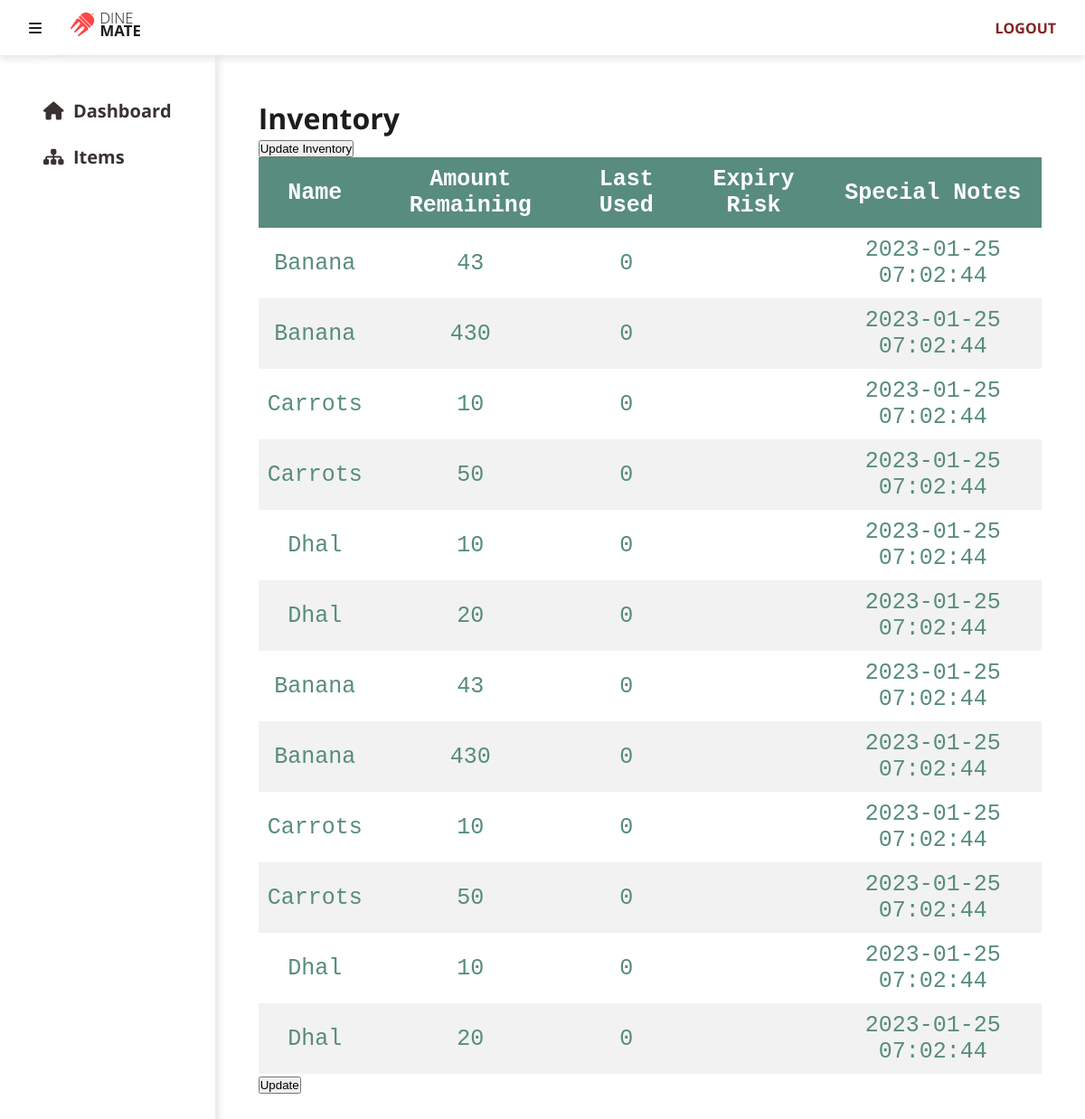
Page /admin/inventory/info on the earlier database version.
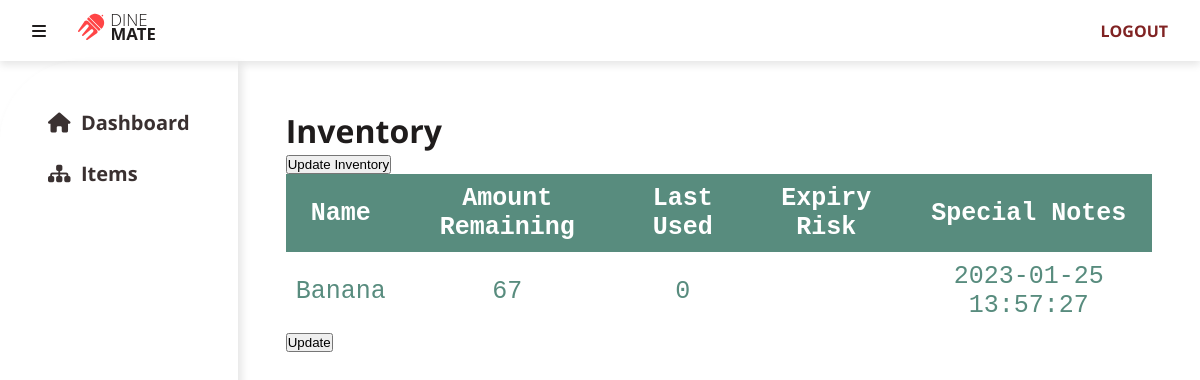
Same page on the later database version.
### tables this page shows
CREATE TABLE `inventory2` (
  `pid` int(11) DEFAULT NULL,
  `item_id` int(11) DEFAULT NULL,
  `amount_remaining` float DEFAULT NULL,
  `special_notes` varchar(500) DEFAULT NULL,
  `expiryrisk` smallint(6) DEFAULT 0,
  `last_used` timestamp NOT NULL DEFAULT current_timestamp()
);

CREATE TABLE `items` (
  `item_id` int(11) NOT NULL,
  `item_name` varchar(256) NOT NULL,
  `description` text DEFAULT NULL,
  `unit` int(50) NOT NULL,
  `category` int(11) DEFAULT NULL
);

### app/core/Controller.php (called while the page is built, shortened)
<?php
trait Controller
{
    public function view(string $view, array $data = []): void
    {
        $filename = "../app/views/" . $view . ".view.php";
        require $filename;
    }
}

### app/controllers/Admin/Inventory.php (called while the page is built, shortened)
<?php
class Inventory
{
    public function info()
    {
        $inv2 = new Inventory2Model();
        $inventory2 = $inv2->getInventory();
        $this->view('inventory2', ['inventory2' => $inventory2]);
    }
}

### app/core/App.php (called while the page is built, shortened)
<?php
class App
{
    private mixed $module = "";
    private array $modules = ["admin"];
    private mixed $controller = "home";
    private string $method = "index";
    function __construct()
    {
        $url = $this->splitUrl();
        if (isset($url[0]) && in_array($url[0], $this->modules)) {
            $this->module = $url[0];
            array_shift($url);
        }
        $controllerPath = "../app/controllers/";
        $path = $controllerPath;
        if ($this->module) {
            $path .= ucfirst($this->module) . "/";
        }
        $path .= ucfirst($url[0] ?? $this->controller) . ".php";
        if (isset($url[0])) {
            if (file_exists($path)) {
                $this->controller = $url[0];
                unset($url[0]);
            } else {
                $this->controller = null;
            }
        }
        $this->controller = new $this->controller;
        if (isset($url[1])) {
            if (method_exists($this->controller, $url[1])) {
                $this->method = $url[1];
                unset($url[1]);
            } else {
                $this->controller = null;
            }
        }
        $this->params = $url ? array_values($url) : [];
        call_user_func_array([$this->controller, $this->method], $this->params);
    }
    private function splitUrl(): array
    {
        if (isset($_GET["url"])) {
            return explode("/", filter_var(rtrim($_GET["url"], "/"), FILTER_SANITIZE_URL));
        } else {
            return [];
        }
    }
}

### public/index.php (called while the page is built, shortened)
<?php
$app = new App();

### app/core/Model.php (called while the page is built, shortened)
<?php
class Model
{
    protected string $table = "";
    public function select(array|string $column_list = "*"): Model
    {
        if (is_array($column_list)) {
            for ($i = 0; $i < count($column_list); $i++) {
                if (!str_contains($column_list[$i], ".")) {
                    $column_list[$i] = $this->table . "." . $column_list[$i];
                }
            }
            $column_list = implode(", ", $column_list);
        } else {
            if (!str_contains($column_list, ".")) {
                $column_list = $this->table . "." . $column_list;
            }
        }
        return $this;
    }
    public function join(string $table, string $column1, string $column2, string $operator = "="): Model
    {
        return $this;
    }
}

### app/models/Inventory2Model.php (called while the page is built, shortened)
<?php
class Inventory2Model extends Model
{
    public function __construct()
    {
        $this->table = "inventory2";
    }
    public function getInventory()
    {
        return $this->select(["inventory2.*", "items.item_name"])
        ->join("items", "items.item_id", "inventory2.item_id")
        ->fetchAll();
    }
}

### app/core/Database.php (called while the page is built, shortened)
<?php
trait Database
{
    private ?PDO $db = null;
    protected string $query = "";
    protected array $data = [];
    public function execute(): PDOStatement
    {
        try {
            $statement = $this->prepare($this->query);
            $statement->execute($this->data);
            $this->query = "";
            $this->data = [];
            return $statement;
        } catch (PDOException $e) {
            die($e->getMessage());
        }
    }
    public function fetchAll(): array
    {
        return $this->execute()->fetchAll();
    }
    protected function prepare(string $query): PDOStatement
    {
        try {
            return $this->db->prepare($query);
        } catch (Exception $e) {
            die($e->getMessage());
        }
    }
    private function connect(): void
    {
        try {
            $connection_string = "mysql:hostname=" . DBHOST . ";dbname=" . DBNAME;
            $this->db = new PDO($connection_string, DBUSER, DBPASS, [
                PDO::ATTR_ERRMODE => PDO::ERRMODE_EXCEPTION,
                PDO::ATTR_DEFAULT_FETCH_MODE => PDO::FETCH_OBJ
            ]);
        } catch (PDOException $e) {
            die($e->getMessage());
        }
    }
}

### app/views/inventory2.view.php (the view, shortened to what this page needs)
<?php include "partials/dashboard.header.php" ?>
<!DOCTYPE html>
<html lang="en">
<head>
</head>
<body>
    <h1>Inventory</h1>
    <button onclick="makeEditable()">Update Inventory</button>
    <table>
        <thead>
            <tr>
                <th>Name</th>
                <th>Amount Remaining</th>
                <th>Last Used</th>
                <th> Expiry Risk</th>
                <th> Special Notes</th>
            </tr>
        </thead>
        <tbody>
            <?php if (isset($inventory2)) : ?>
                <?php foreach ($inventory2 as $item) : ?>
                    <tr data-item-id="<?= $item->item_id ?>" data-purchase-id="<?= $item->pid ?>">
                        <td data-field-name="item_name"><?= $item->item_name ?></td>
                        <td data-field-name="amount_remaining"><?= $item->amount_remaining ?></td>
                        <td data-field-name="expiryrisk"><?= $item->expiryrisk ?></td>
                        <td data-field-name="special_notes"><?= $item->special_notes ?></td>
                        <td data-field-name="last_used"><?= $item->last_used ?></td>
                    </tr>
                <?php endforeach; ?>
            <?php endif; ?>
        </tbody>
    </table>
    <button id="update-button" onclick="updateInventory()">Update</button>
</body>
</html>
<?php include "partials/dashboard.footer.php" ?>

### app/views/partials/head.partial.php (shortened to what this page needs)
<!DOCTYPE html>
<html lang="en">
<head>
    <link rel="stylesheet" href="<?= ROOT ?>/assets/css/styles.css">
</head>

### app/views/partials/dashboard.header.php
<?php include "head.partial.php" ?>
<body class="dashboard">
<?php include "navbar.partial.php" ?>
<div class="dashboard-container">
    <?php include "sidebar.partial.php" ?>
    <div class="w-100 h-100 p-5">

### app/views/partials/navbar.partial.php (shortened to what this page needs)
<nav class="nav px-3 position-sticky">
    <div class="nav-brand">
        <div class="nav-items">
            <div class="nav-item">
                <i class="fa-solid fa-bars" id="sidebar-toggle"></i>
            </div>
            <div class="nav-item">
                <img src="<?= ROOT ?>/assets/images/logos/logo_Full Logo.svg" alt="Logo">
            </div>
        </div>
    </div>
    <div class="nav-items justify-content-end">
        <div class="nav-item">
        </div>
        <div class="nav-item">
            <a class="link text-uppercase fw-bold" href="<?= ROOT ?>/admin/auth/logout">Logout</a>
        </div>
    </div>
</nav>

### app/views/partials/sidebar.partial.php
<div id="sidebar" class="sidebar p-5 pt-1">
    <a class="fw-bold d-block mb-4 fs-4<?php if (isset($controller) && $controller == "home") echo " active" ?>"
       href="<?= ROOT ?>/admin">
        <i class="fa-solid fa-house d-inline"></i><span
                class="sidebar-text">&nbsp;&nbsp;Dashboard</span>
    </a>
    <a class="fw-bold d-block mb-4 fs-4<?php if (isset($controller) && $controller == "items") echo " active" ?>"
       href="<?= ROOT ?>/admin/items">
        <i class="fa-solid fa-sitemap d-inline"></i><span
                class="sidebar-text">&nbsp;&nbsp;Items</span>
    </a>
</div>

### app/views/partials/dashboard.footer.php
</div>
</div>
</body>
<?php include "footer.partial.php" ?>

### app/views/partials/footer.partial.php
</html>

### public/assets/css/styles.css (style rules this page uses)
* { margin: 0; padding: 0; list-style: none; box-sizing: border-box; }
.fs-4 { font-size: 1.25rem; color: #1F1C1C; }
.fw-bold { font-weight: 700 !important; }
.text-uppercase { text-transform: uppercase !important; }
a.link { color: #802323; text-decoration: none; transition: all 0.3s ease-in-out; }
.justify-content-end { justify-content: end; }
.pt-1 { padding-top: 0.25rem !important; }
.px-3 { padding-left: 1rem !important; padding-right: 1rem !important; }
.mb-4 { margin-bottom: 1.5rem !important; }
.p-5 { padding: 3rem !important; }
.d-block { display: block !important; }
.d-inline { display: inline !important; }
.w-100 { width: 100% !important; }
.h-100 { height: 100% !important; }
.position-sticky { position: sticky; }
.nav { display: flex; flex-wrap: wrap; box-shadow: 0 0.25rem 0.5rem rgba(0, 0, 0, 0.1); z-index: 2; }
.nav .nav-items { display: flex; flex: 1 1 auto; align-items: center; flex-direction: row; padding-left: 0; margin-bottom: 0; list-style: none; }
.nav .nav-item { padding: 0.5rem 1rem; font-size: 1rem; font-weight: 600; line-height: inherit; white-space: nowrap; text-decoration: none; }
.nav .nav-item img { width: 5rem; height: 2.5rem; margin-right: 0.5rem; }
body { font-family: "Open Sans", sans-serif; font-size: 16px; color: #1F1C1C; background-color: #FFFFFF; }
#sidebar-toggle { cursor: pointer; }
.dashboard { width: 100%; height: 100vh; display: flex; flex-direction: column; }
.dashboard .dashboard-container { width: 100%; display: flex; flex-direction: row; flex: 1; }
.dashboard .sidebar { background-color: #FFFFFF; z-index: 1; border-radius: 5rem 0 0 0; box-shadow: 0.25rem 0.25rem 0.5rem rgba(0, 0, 0, 0.1); }
.dashboard .sidebar a { text-decoration: none; color: #3A3131; transition: color 0.3s ease-in-out; }
a { text-decoration: none; }

### app/views/inventory2.view.php (style rules this page uses)
table { border-collapse: collapse; width: 100%; color: #588c7e; font-family: monospace; font-size: 25px; text-align: left; }
th { background-color: #588c7e; color: white; padding: 10px; text-align: center; }
td { padding: 10px; text-align: center; }
tr:nth-child(even) { background-color: #f2f2f2 }

Differences in the rows shown:
removed inventory2: item.item_name "Banana", amount_remaining "43", expiryrisk "0", last_used "2023-01-25 07:02:44"
removed inventory2: item.item_name "Banana", amount_remaining "430", expiryrisk "0", last_used "2023-01-25 07:02:44"
removed inventory2: item.item_name "Carrots", amount_remaining "10", expiryrisk "0", last_used "2023-01-25 07:02:44"
removed inventory2: item.item_name "Carrots", amount_remaining "50", expiryrisk "0", last_used "2023-01-25 07:02:44"
removed inventory2: item.item_name "Dhal", amount_remaining "10", expiryrisk "0", last_used "2023-01-25 07:02:44"
removed inventory2: item.item_name "Dhal", amount_remaining "20", expiryrisk "0", last_used "2023-01-25 07:02:44"
removed inventory2: item.item_name "Banana", amount_remaining "43", expiryrisk "0", last_used "2023-01-25 07:02:44"
removed inventory2: item.item_name "Banana", amount_remaining "430", expiryrisk "0", last_used "2023-01-25 07:02:44"
removed inventory2: item.item_name "Carrots", amount_remaining "10", expiryrisk "0", last_used "2023-01-25 07:02:44"
removed inventory2: item.item_name "Carrots", amount_remaining "50", expiryrisk "0", last_used "2023-01-25 07:02:44"
removed inventory2: item.item_name "Dhal", amount_remaining "10", expiryrisk "0", last_used "2023-01-25 07:02:44"
removed inventory2: item.item_name "Dhal", amount_remaining "20", expiryrisk "0", last_used "2023-01-25 07:02:44"
added inventory2: item.item_name "Banana", amount_remaining "67", expiryrisk "0", last_used "2023-01-25 13:57:27"
